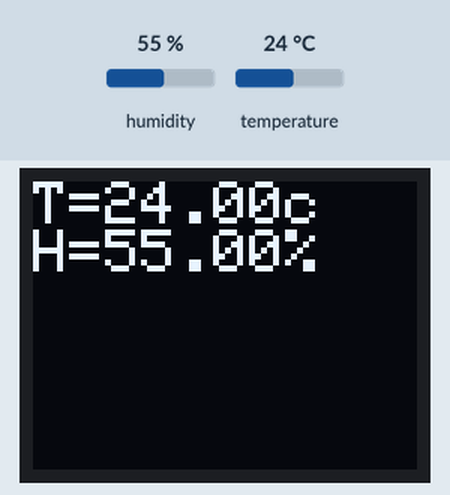
Bench run of a sketch on a simulated ESP8266 (NodeMCU). Shown: 64×48 one-colour display. The inputs (shaded band) are chosen by the test bench; at power-on: humidity 55 %, temperature 24 °C. Not simulated (calls return 0 or success): CayenneWiFiClient.h; what the sketch prints to the serial monitor is not drawn.

Above: at 4.1 s.
4.2 s: humidity set to 22 %
At 6.7 s:
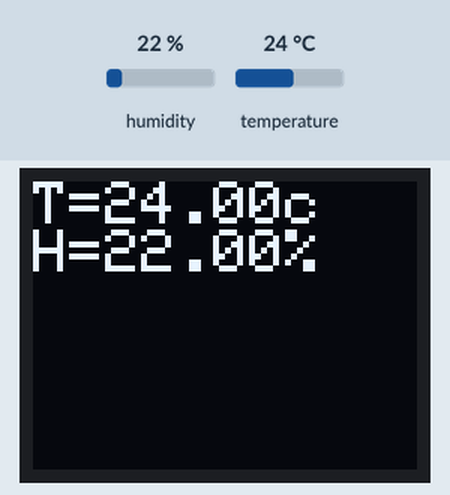
7.2 s: temperature set to 12 °C
At 8.0 s:
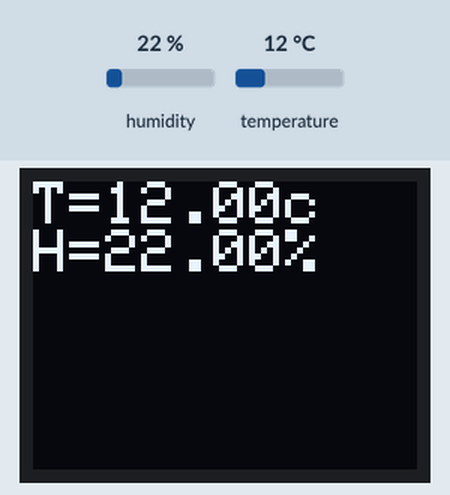
10.2 s: humidity set to 40 %
At 12.8 s:
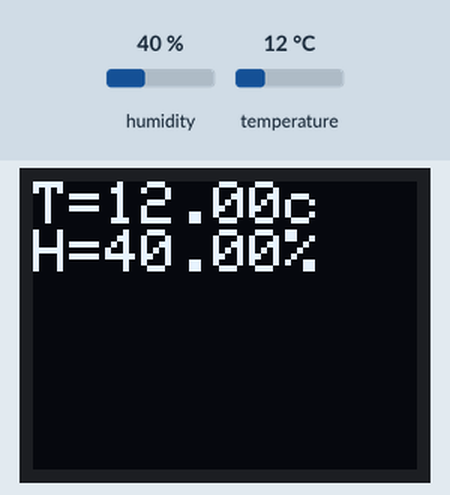
13.2 s: temperature set to 19 °C
At 14.1 s:
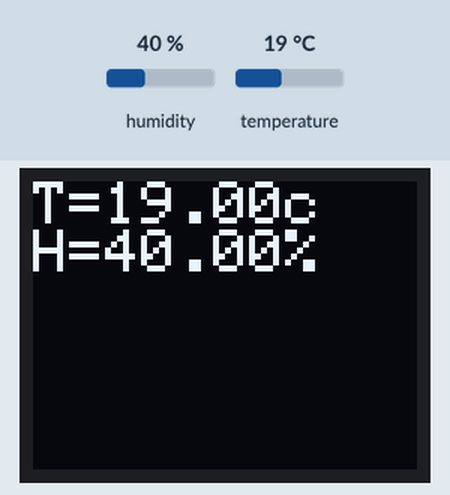
Timing chart, 0 to 16.2 s (numbered marks = the images above; inputs shaded):
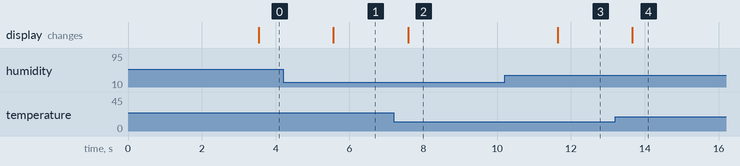

Measured:
- after the input at 4.2 s, the display: changes after 1.4 s (image 1)
- after the input at 7.2 s, the display: changes after 0.39 s (image 2)
- after the input at 10.2 s, the display: changes after 1.4 s (image 3)
- after the input at 13.2 s, the display: changes after 0.46 s (image 4)

The sketch:

airsensor.ino
```cpp
// ----- Include for Cayenne
#include "CayenneDefines.h"
#include "BlynkSimpleEsp8266.h"
#include "CayenneWiFiClient.h"
// -------------------------

#include "AirSensors.h"

// ------------------
// -- Display Oled --
// ------------------
#include<stdlib.h>
#include <SFE_MicroOLED.h>  // Include the SFE_MicroOLED library
#define PIN_RESET 255
#define DC_JUMPER 0
MicroOLED display(PIN_RESET, DC_JUMPER);
byte stepSize = 2;
char test[20];

// ------------------
// -- Cayenne Send Data --
// ------------------
#define CAYENNE_DEBUG         // Uncomment to show debug messages
#define CAYENNE_PRINT Serial  // Comment this out to disable prints and save space

// Cayenne authentication token. This should be obtained from the Cayenne Dashboard.
char token[] = "mbufsz0tja";
// Your network name and password.
char ssid[] = "GlobuleVertBiot";
char password[] = "Valentin&Camille?";


AirSensors airSensors(2);
void setup() {
  Serial.begin(9600);
  Serial.println("DHTxx test!");
  airSensors.initialize();
  // Init Oled
  display.begin();
  display.clear(ALL);
  display.clear(PAGE);
  display.display();
  // Init Cayenne
  Cayenne.begin(token, ssid, password);


}

void loop() {
  // Wait a few seconds between measurements.
  delay(2000);

  ;
  airSensors.readSensorValues();
   Serial.print("Humidity :");
   Serial.print(airSensors.getHumidity());
   Serial.print(" Temperature :");
   Serial.println(airSensors.getTemperature());

 display.setFontType(0);
  display.setCursor(0, 0);
  display.print("T=");
  display.print(dtostrf(airSensors.getTemperature(),5,2,test));
  display.println("c");
  display.print("H=");
  display.print(dtostrf(airSensors.getHumidity(),5,2,test));
  display.println("%");
  display.display();
   Cayenne.run();

}
CAYENNE_OUT(V2){
   Cayenne.virtualWrite(V2, airSensors.getHumidity());
}
CAYENNE_OUT(V1)
{
 Cayenne.celsiusWrite(V1, airSensors.getTemperature());
}
```

AirSensors.cpp
```cpp
#include "Arduino.h"
#include "AirSensors.h"
#include <DHT.h>

#define DHTPIN D4
#define DHTTYPE DHT22   // DHT 22  (AM2302), AM2321

// Initialize DHT sensor.
// Note that older versions of this library took an optional third parameter to
// tweak the timings for faster processors.  This parameter is no longer needed
// as the current DHT reading algorithm adjusts itself to work on faster procs.
DHT dht(DHTPIN, DHTTYPE);

AirSensors::AirSensors(int pindht){
  _pindht = pindht;

}


void AirSensors::initialize(){
    dht.begin();
}
void AirSensors::readSensorValues(){
  _temperature = dht.readTemperature();
  _humitidty = dht.readHumidity();
  Serial.print("Debug Humidity :");
   Serial.print(_temperature);
   Serial.print(_humitidty);
}

float AirSensors::getHumidity(){
  return _humitidty;
}

float AirSensors::getTemperature(){
  return _temperature;
}
```

AirSensors.h
```cpp
/*
  AirSensors - Library for aggregating  code.
  Created by Laurent Grateau, May 1, 2017.
  GPL.
*/
#ifndef AirSensors_H
#define AirSensors_H

#include "Arduino.h"
//#include "DHT.h"


class AirSensors{

  public:
    AirSensors(int pindht);
    void readSensorValues();
    float getHumidity();
    float getTemperature();
    void initialize();
  private:
    int _pindht;
    float _humitidty;
    float _temperature;
};

#endif
```
